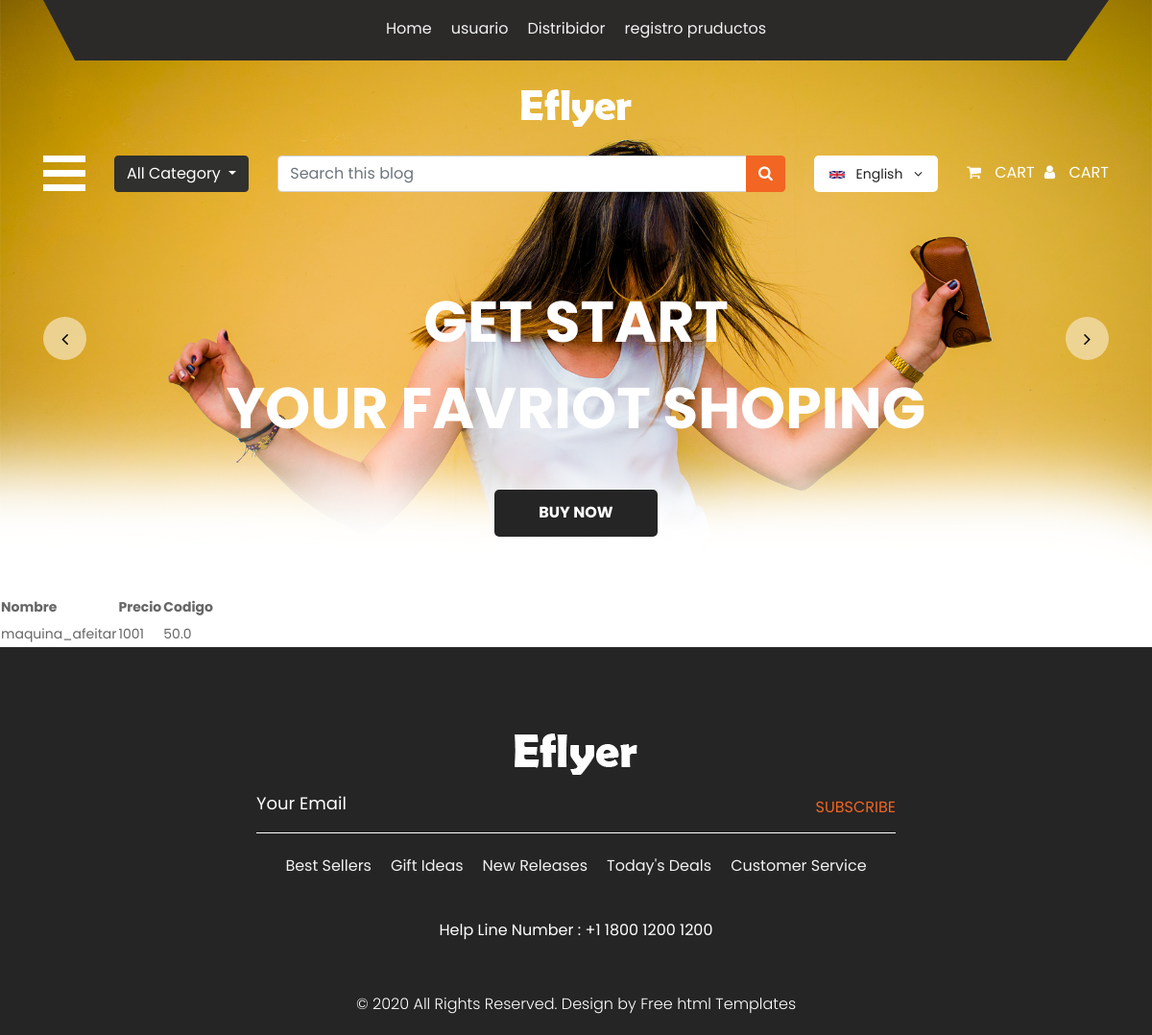
Before: / with the older database file.
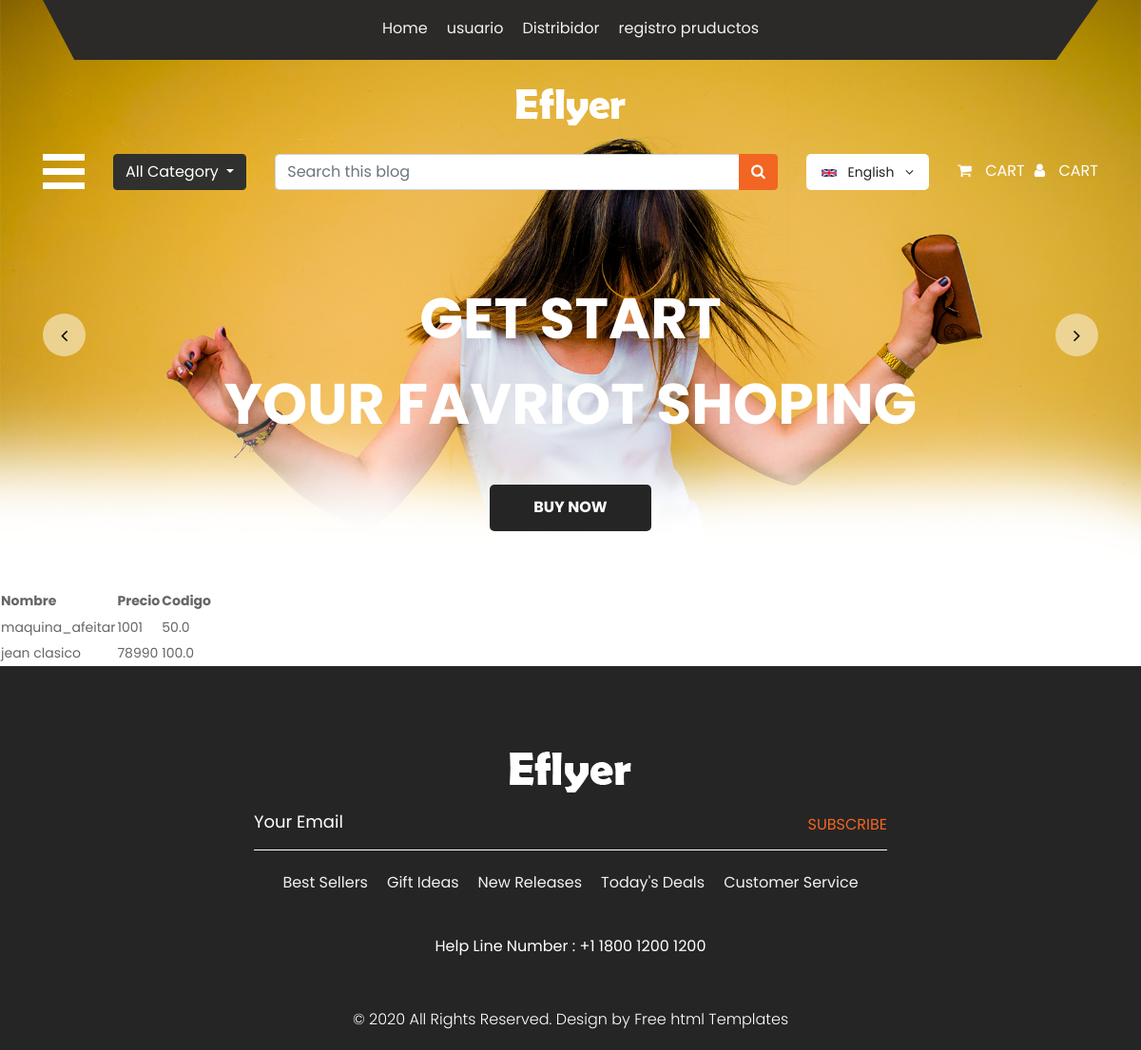
After: the same page with the newer database file.
### menu/models.py (models this page shows, shortened)
class Compras(models.Model):
    nombre = models.CharField(max_length=25)
    codigo = models.IntegerField()
    precio = models.FloatField()

### menu/views.py (the view)
# urls.py: path('',home, name = "index"),
def home(request):
    compra = Compras.objects.all()
    return render(request,'menu/index.html',{"compra":compra})

### menu/templates/menu/index.html (shortened to what this page needs)
{% load static %}
<!DOCTYPE html>
<html lang="en">
   <head>
      <link rel="stylesheet" type="text/css" href="{% static 'menu/css/bootstrap.min.css' %}">
      <link rel="stylesheet" type="text/css" href="{% static 'menu/css/style.css'%}">
      <link rel="stylesheet" href="{% static 'menu/css/responsive.css'%}">
      <link rel="stylesheet" href="{% static 'menu/css/jquery.mCustomScrollbar.min.css'%}">
      <link rel="stylesheet" href="https://netdna.bootstrapcdn.com/font-awesome/4.0.3/css/font-awesome.css'">
      <link rel="stylesheet" type="text/css" href="https://stackpath.bootstrapcdn.com/font-awesome/4.7.0/css/font-awesome.min.css">
      <link rel="stylesheet" href="{% static 'menu/css/owl.carousel.min.css'%}">
      <link rel="stylesheet" href="https://cdnjs.cloudflare.com/ajax/libs/fancybox/2.1.5/jquery.fancybox.min.css" media="screen">
   </head>
   <body>
      <div class="banner_bg_main">
         <div class="container">
            <div class="header_section_top">
               <div class="row">
                  <div class="col-sm-12">
                     <div class="custom_menu">
                        <ul>
                           <li><a href="{% url 'index'%}">Home</a></li>
                           <li><a href="{% url 'usuario' %}">usuario</a></li>
                           <li><a href="{% url 'distribuidor' %}">Distribidor</a></li>
                           <li><a href="{% url 'registro' %}">registro pruductos</a></li>
                        </ul>
                     </div>
                  </div>
               </div>
            </div>
         </div>
         <div class="logo_section">
            <div class="container">
               <div class="row">
                  <div class="col-sm-12">
                     <div class="logo"><a href="index.html"><img src="{% static 'menu/images/logo.png'%}"></a></div>
                  </div>
               </div>
            </div>
         </div>
         <div class="header_section">
            <div class="container">
               <div class="containt_main">
                  <span class="toggle_icon" onclick="openNav()"><img src="{% static 'menu/images/toggle-icon.png'%}"></span>
                  <div class="dropdown">
                     <button class="btn btn-secondary dropdown-toggle" type="button" id="dropdownMenuButton" data-toggle="dropdown" aria-haspopup="true" aria-expanded="false">All Category
                     </button>
                  </div>
                  <div class="main">
                     <div class="input-group">
                        <input type="text" class="form-control" placeholder="Search this blog">
                        <div class="input-group-append">
                           <button class="btn btn-secondary" type="button" style="background-color: #f26522; border-color:#f26522 ">
                           <i class="fa fa-search"></i>
                           </button>
                        </div>
                     </div>
                  </div>
                  <div class="header_box">
                     <div class="lang_box ">
                        <a href="#" title="Language" class="nav-link" data-toggle="dropdown" aria-expanded="true">
                        <img src="{% static 'menu/images/flag-uk.png'%}" alt="flag" class="mr-2 " title="United Kingdom"> English <i class="fa fa-angle-down ml-2" aria-hidden="true"></i>
                        </a>
                     </div>
                     <div class="login_menu">
                        <ul>
                           <li><a href="#">
                              <i class="fa fa-shopping-cart" aria-hidden="true"></i>
                              <span class="padding_10">Cart</span></a>
                           </li>
                           <li><a href="#">
                              <i class="fa fa-user" aria-hidden="true"></i>
                              <span class="padding_10">Cart</span></a>
                           </li>
                        </ul>
                     </div>
                  </div>
               </div>
            </div>
         </div>
         <div class="banner_section layout_padding">
            <div class="container">
               <div id="my_slider" class="carousel slide" data-ride="carousel">
                  <div class="carousel-inner">
                     <div class="carousel-item active">
                        <div class="row">
                           <div class="col-sm-12">
                              <h1 class="banner_taital">Get Start <br>Your favriot shoping</h1>
                              <div class="buynow_bt"><a href="#">Buy Now</a></div>
                           </div>
                        </div>
                     </div>
                  </div>
                  <a class="carousel-control-prev" href="#my_slider" role="button" data-slide="prev">
                  <i class="fa fa-angle-left"></i>
                  </a>
                  <a class="carousel-control-next" href="#my_slider" role="button" data-slide="next">
                  <i class="fa fa-angle-right"></i>
                  </a>
               </div>
            </div>
         </div>
      </div>
      <div>
      {% block contenido_inicial %}
            <table>
               <th>Nombre</th>
               <th>Precio</th>
               <th>Codigo</th>
               {% for Compras in compra %}
                  <tr>
                     <td>{{ Compras.nombre }}</td>
                     <td>{{ Compras.codigo }}</td>
                     <td>{{ Compras.precio }}</td>
                  <tr>
               {% endfor %}
            </table>
      {% endblock  %}
      </div>
      <div class="footer_section layout_padding">
         <div class="container">
            <div class="footer_logo"><a href="index.html"><img src="{% static 'menu/images/footer-logo.png'%}"></a></div>
            <div class="input_bt">
               <input type="text" class="mail_bt" placeholder="Your Email" name="Your Email">
               <span class="subscribe_bt" id="basic-addon2"><a href="#">Subscribe</a></span>
            </div>
            <div class="footer_menu">
               <ul>
                  <li><a href="#">Best Sellers</a></li>
                  <li><a href="#">Gift Ideas</a></li>
                  <li><a href="#">New Releases</a></li>
                  <li><a href="#">Today's Deals</a></li>
                  <li><a href="#">Customer Service</a></li>
               </ul>
            </div>
            <div class="location_main">Help Line  Number : <a href="#">+1 1800 1200 1200</a></div>
         </div>
      </div>
      <div class="copyright_section">
         <div class="container">
            <p class="copyright_text">© 2020 All Rights Reserved. Design by <a href="https://html.design">Free html  Templates</a></p>
         </div>
      </div>
   </body>
</html>

Changed rows visible on the page:
added Compras: nombre "jean clasico", codigo "78990", precio "100.0"
